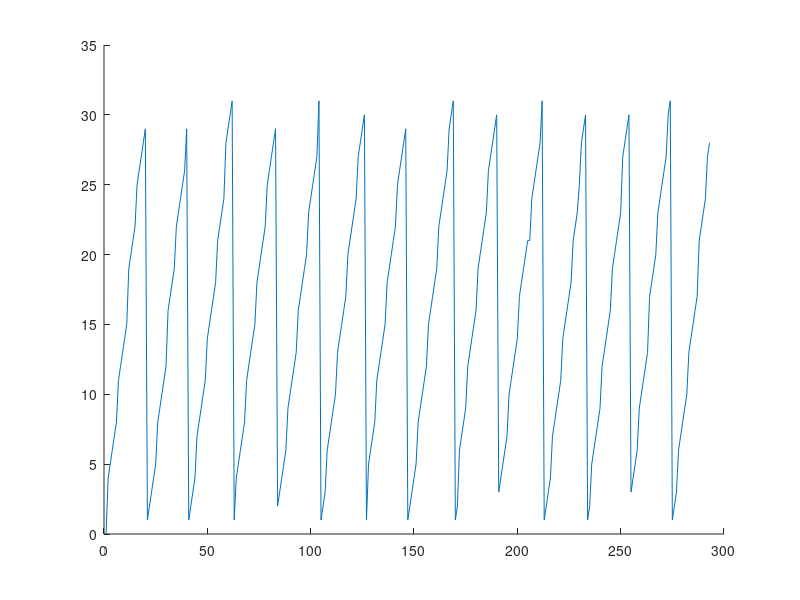

Source code (MATLAB): (Note: this script raises an error after producing the figure.)
clear
close all;
clc
tic

%data prepare
temp=xlsread('Data_set.csv');

%% data1
DataOfTest=temp(0.7*length(temp):length(temp),1);
DataOfTrain=temp(1:0.7*length(temp),1);

NumberOfTestPoint=length(DataOfTest);
NumberOfTrainPoint=length(DataOfTrain);
NumberOfAllPoint=NumberOfTrainPoint+NumberOfTestPoint;

x=linspace(1,NumberOfAllPoint,NumberOfAllPoint);
DATA1=[(DataOfTrain(:,1));(DataOfTest(:,1))];
yMean=mean(DATA1);
figure(1);
hold on
plot(x,DATA1);
% substractive clustering
h1OfDATA1=DATA1(1:NumberOfTrainPoint-2);
h2OfDATA1=DATA1(2:NumberOfTrainPoint-1);
h1CenterOfDATA1=subclust(h1OfDATA1,0.29);
h2CenterOfDATA1=subclust(h2OfDATA1,0.29);

%% data2
DataOfTest=temp(0.7*length(temp):length(temp),2);
DataOfTrain=temp(1:0.7*length(temp),2);

x=linspace(1,NumberOfAllPoint,NumberOfAllPoint);
DATA2=[(DataOfTrain(:,1));(DataOfTest(:,1))];
yMean=mean(DATA2);
plot(x,DATA2);
% substractive clustering
h1OfDATA2=DATA2(1:NumberOfTrainPoint-2);
h2OfDATA2=DATA2(2:NumberOfTrainPoint-1);
h1CenterOfDATA2=subclust(h1OfDATA2,0.29);
h2CenterOfDATA2=subclust(h2OfDATA2,0.29);

%% combine DATA
h1=DATA1(1:NumberOfTrainPoint-2)+j*DATA2(1:NumberOfTrainPoint-2);
h2=DATA1(2:NumberOfTrainPoint-1)+j*DATA2(2:NumberOfTrainPoint-1);
h1Center=h1CenterOfDATA1+j*h1CenterOfDATA2;
h2Center=h2CenterOfDATA1+j*h2CenterOfDATA2;
y=DATA1+j*DATA2;

%% formation matrix
count=1;
for i=1:length(h1Center)
    for ii=1:length(h2Center)
        formationMatrix(count,1)=i;
        formationMatrix(count,2)=ii;
        count=count+1;
    end
end
NumberOfPremiseParameters=(length(h1Center)+length(h2Center))*2;

%% firing strength
for i=1:NumberOfTrainPoint-2
    for rule=1:length(formationMatrix)
        BetaOfFormationMatrix(rule,i)=gaussmf(h1(i),[h1Center(formationMatrix(rule,1)),std(h1)])*gaussmf(h2(i),[h2Center(formationMatrix(rule,2)),std(h2)]);
    end
end

%% cube selection
bb=1;
delFor=0;
for rule=1:length(formationMatrix)
    treshold=0.3*std(reshape(BetaOfFormationMatrix,length(formationMatrix)*(NumberOfTrainPoint-2),1));
    if std(BetaOfFormationMatrix(rule,:))<treshold
        bye(bb)=rule;
        bb=bb+1;
        delFor=1;
    end
end
if delFor==1
    bb=1;
    i=bye(bb);
    formationMatrix(i,:)=[];
    bye(bb)=[];
    while length(bye)~=0
        i=bye(bb);
        formationMatrix(i-1,:)=[];
        bye(bb)=[];
    end
end
NumberOfPremise=length(formationMatrix);

%% PSO parameters
  PSO.w=0.8;
  PSO.c1=2;
  PSO.c2=2;
  PSO.s1=rand(1);
  PSO.s2=rand(1);
  PSO.swarm_size=64;
  PSO.iterations=30;
  %initialize the particles
  for i=1:PSO.swarm_size
    for ii=1:NumberOfPremiseParameters
      swarm(i).Position(ii)=randn*yMean*1000;
    end
    swarm(i).Velocity(1:NumberOfPremiseParameters)=0;
    swarm(i).pBestPosition=swarm(i).Position;
    swarm(i).pBestDistance=1e12;
  end
  PSO.gBestPosition=swarm(1).Position;
  PSO.gBestDistance=1e12;
  
  
%% RLSE parameters
NumberOfConsParameters=3*length(formationMatrix);
NumberOfCons=length(formationMatrix);
for i=1:PSO.swarm_size
    swarm(i).RLSE.theta(1:NumberOfConsParameters,1)=0;
    swarm(i).RLSE.P=1e9*eye(NumberOfConsParameters);
end

%% main loop
for ite=1:PSO.iterations
  for i=1:PSO.swarm_size
      %move
      swarm(i).Position=swarm(i).Position+swarm(i).Velocity;
      Iteration(ite).beta=[];
        for jj=1:NumberOfTrainPoint-2
            %Firing Strength
            j1=1;
            for number=1:NumberOfPremiseParameters/4
                termSet{1}(number)={[swarm(i).Position(j1:j1+1)]};
                j1=j1+2;
            end
            for number=1:NumberOfPremiseParameters/4
                termSet{2}(number)={swarm(i).Position(j1:j1+1)};
                j1=j1+2;
            end
            for rule=1:length(formationMatrix)
                Iteration(ite).beta(rule,jj)=gaussmf(h1(jj),termSet{1}{formationMatrix(rule,1)})*gaussmf(h2(jj),termSet{2}{formationMatrix(rule,2)});
            end
        end

      %Normalization
        for rule=1:length(formationMatrix)
            g(rule)=sum(Iteration(ite).beta(rule,:))/sum(Iteration(ite).beta(:));
        end

        for jj=1:NumberOfTrainPoint-2
            TMP0=[];
            for k=1:length(formationMatrix)
                TMP=[g(k) g(k)*y(jj) g(k)*y(jj+1)];
                TMP0=[TMP0 TMP];
            end
             swarm(i).RLSE.A(jj,:)=TMP0;
        end
        b=transpose(swarm(i).RLSE.A);
        for k=0:(NumberOfTrainPoint-2)-1
            swarm(i).RLSE.P=swarm(i).RLSE.P-(swarm(i).RLSE.P*b(:,k+1)*transpose(b(:,k+1))*swarm(i).RLSE.P)/(1+transpose(b(:,k+1))*swarm(i).RLSE.P*b(:,k+1));
            swarm(i).RLSE.theta=swarm(i).RLSE.theta+swarm(i).RLSE.P*b(:,k+1)*(y(k+3)-transpose(b(:,k+1))*swarm(i).RLSE.theta);
        end
      %new_yHead(output)
        for jj=1:NumberOfTrainPoint-2
            swarm(i).yHead(jj,1)=swarm(i).RLSE.A(jj,:)*swarm(i).RLSE.theta;  %y
           %caculate error
            e(jj,1)=(y(jj+2)-swarm(i).yHead(jj,1))*conj(y(jj+2)-swarm(i).yHead(jj,1));  % target-yHead
        end
      %mse index
        swarm(i).rmse=sqrt(sum(e)/(NumberOfTrainPoint-2));
      %pbest
        if swarm(i).rmse<swarm(i).pBestDistance
            swarm(i).pBestPosition=swarm(i).Position;        %update pbest position
            swarm(i).pBestDistance=swarm(i).rmse;            %update pbest pbest mse index
        end
      %gbest
        if swarm(i).rmse<PSO.gBestDistance
            gBest=i;                             %update which one is gbest
            PSO.gBestDistance=swarm(i).rmse;         %update distance of gbest
            PSO.gBestPosition=swarm(i).Position;  
        end

      %update velocity
      swarm(i).Velocity=PSO.w*swarm(i).Velocity+PSO.c1*PSO.s1*(swarm(i).pBestPosition-swarm(i).Position)+PSO.c2*PSO.s2*(PSO.gBestPosition-swarm(i).Position);
  end
  PSO.plotRMSE(ite) = PSO.gBestDistance;
end

%% result
% OUTPUT and Target
      figure(2)
      subplot(1,2,1)
          semilogy(PSO.plotRMSE);
          legend('Learning Curve');
          xlabel('iterations');
          ylabel('semilogy(rmse)');
      subplot(1,2,2)
          plot(1:PSO.iterations,PSO.plotRMSE,'x');
          legend('Learning Curve');
          xlabel('iterations');
          ylabel('rmse');
      figure(1);
        x=linspace(x(3),x(NumberOfTrainPoint),NumberOfTrainPoint-2);
        plot(x,swarm(gBest).yHead,'--');
        plot(x,imag(swarm(gBest).yHead),'--');
%% test
        x=linspace(NumberOfTrainPoint+2,NumberOfAllPoint+1,NumberOfTestPoint);
        BetaOfTesting=[];
        testh1=y(NumberOfTrainPoint-1:NumberOfAllPoint-2);
        testh2=y(NumberOfTrainPoint:NumberOfAllPoint-1);
        for jj=1:NumberOfTestPoint
            %IFpart(Rule)
            j1=1;
            for number=1:NumberOfPremiseParameters/4
                termSet{1}(number)={[swarm(gBest).Position(j1:j1+1)]};
                j1=j1+2;
            end
            for number=1:NumberOfPremiseParameters/4
                termSet{2}(number)={swarm(gBest).Position(j1:j1+1)};
                j1=j1+2;
            end
            BetaOfTesting=[];
            for rule=1:length(formationMatrix)
                BetaOfTesting(rule,jj)=gaussmf(testh1(jj),termSet{1}{formationMatrix(rule,1)})*gaussmf(testh2(jj),termSet{2}{formationMatrix(rule,2)});
            end
        end
        
        %new_yHead(output)
        for rule=1:length(formationMatrix)
            g(rule)=sum(BetaOfTesting(rule,:))/sum(BetaOfTesting(:));
        end
        for jj=1:NumberOfTestPoint
            TMP1=[];
            for k=1:length(formationMatrix)
                TMP=[g(k) g(k)*y(NumberOfTrainPoint+jj-1) g(k)*y(NumberOfTrainPoint+jj)];
                TMP1=[TMP1 TMP];
            end
            A(jj,:)=TMP1;
            output2(jj,1)=A(jj,:)*swarm(gBest).RLSE.theta;  %y
        end
        for jj=1:NumberOfTestPoint
            PSO.test.e(jj)=(y(jj+NumberOfTrainPoint-1)-output2(jj,1))^2;
        end
            PSO.test.rmse=sqrt(sum(PSO.test.e)/(NumberOfTestPoint));
        plot(x,output2,'r--');
        plot(x,imag(output2),'r--');

toc
